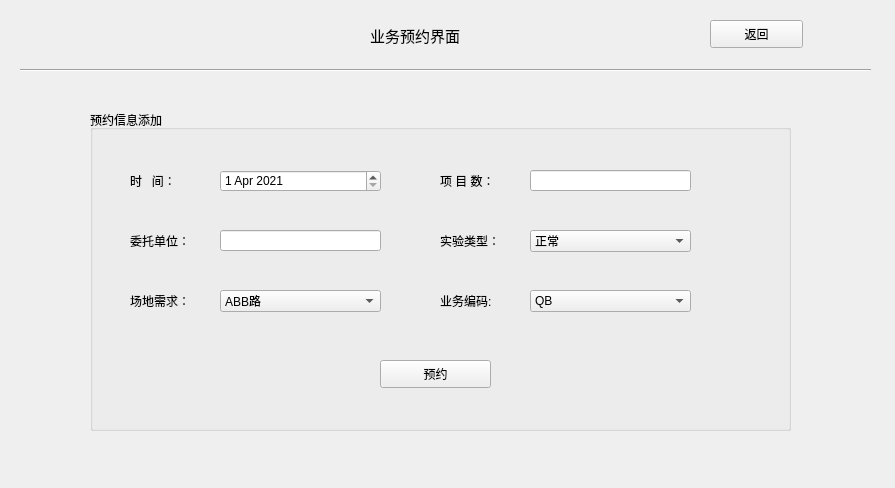
<?xml version="1.0" encoding="UTF-8"?>
<ui version="4.0">
 <class>Yewuyuyue</class>
 <widget class="QWidget" name="Yewuyuyue">
  <property name="geometry">
   <rect>
    <x>0</x>
    <y>0</y>
    <width>895</width>
    <height>488</height>
   </rect>
  </property>
  <property name="windowTitle">
   <string>Form</string>
  </property>
  <widget class="Line" name="line">
   <property name="geometry">
    <rect>
     <x>20</x>
     <y>60</y>
     <width>851</width>
     <height>20</height>
    </rect>
   </property>
   <property name="orientation">
    <enum>Qt::Horizontal</enum>
   </property>
  </widget>
  <widget class="QPushButton" name="pushButton">
   <property name="geometry">
    <rect>
     <x>710</x>
     <y>20</y>
     <width>93</width>
     <height>28</height>
    </rect>
   </property>
   <property name="text">
    <string>返回</string>
   </property>
  </widget>
  <widget class="QLabel" name="label">
   <property name="geometry">
    <rect>
     <x>370</x>
     <y>20</y>
     <width>151</width>
     <height>31</height>
    </rect>
   </property>
   <property name="font">
    <font>
     <family>Arial</family>
     <pointsize>11</pointsize>
    </font>
   </property>
   <property name="text">
    <string>业务预约界面</string>
   </property>
  </widget>
  <widget class="QGroupBox" name="groupBox">
   <property name="geometry">
    <rect>
     <x>90</x>
     <y>110</y>
     <width>701</width>
     <height>321</height>
    </rect>
   </property>
   <property name="title">
    <string>预约信息添加</string>
   </property>
   <widget class="QLabel" name="label_2">
    <property name="geometry">
     <rect>
      <x>40</x>
      <y>60</y>
      <width>71</width>
      <height>21</height>
     </rect>
    </property>
    <property name="text">
     <string>时   间：</string>
    </property>
   </widget>
   <widget class="QLineEdit" name="lineEd1">
    <property name="geometry">
     <rect>
      <x>440</x>
      <y>60</y>
      <width>161</width>
      <height>21</height>
     </rect>
    </property>
   </widget>
   <widget class="QLabel" name="label_3">
    <property name="geometry">
     <rect>
      <x>350</x>
      <y>60</y>
      <width>71</width>
      <height>21</height>
     </rect>
    </property>
    <property name="text">
     <string>项 目 数：</string>
    </property>
   </widget>
   <widget class="QLineEdit" name="lineEd2">
    <property name="geometry">
     <rect>
      <x>130</x>
      <y>120</y>
      <width>161</width>
      <height>21</height>
     </rect>
    </property>
   </widget>
   <widget class="QLabel" name="label_6">
    <property name="geometry">
     <rect>
      <x>350</x>
      <y>120</y>
      <width>71</width>
      <height>21</height>
     </rect>
    </property>
    <property name="text">
     <string>实验类型：</string>
    </property>
   </widget>
   <widget class="QLabel" name="label_7">
    <property name="geometry">
     <rect>
      <x>40</x>
      <y>180</y>
      <width>71</width>
      <height>21</height>
     </rect>
    </property>
    <property name="text">
     <string>场地需求：</string>
    </property>
   </widget>
   <widget class="QLabel" name="label_5">
    <property name="geometry">
     <rect>
      <x>40</x>
      <y>120</y>
      <width>71</width>
      <height>21</height>
     </rect>
    </property>
    <property name="text">
     <string>委托单位：</string>
    </property>
   </widget>
   <widget class="QPushButton" name="pushButton_2">
    <property name="geometry">
     <rect>
      <x>290</x>
      <y>250</y>
      <width>111</width>
      <height>28</height>
     </rect>
    </property>
    <property name="text">
     <string>预约</string>
    </property>
   </widget>
   <widget class="QComboBox" name="comboBox">
    <property name="geometry">
     <rect>
      <x>440</x>
      <y>120</y>
      <width>161</width>
      <height>22</height>
     </rect>
    </property>
    <item>
     <property name="text">
      <string>正常</string>
     </property>
    </item>
    <item>
     <property name="text">
      <string>公告</string>
     </property>
    </item>
    <item>
     <property name="text">
      <string>环保</string>
     </property>
    </item>
    <item>
     <property name="text">
      <string>3C</string>
     </property>
    </item>
   </widget>
   <widget class="QDateEdit" name="dateEdit">
    <property name="geometry">
     <rect>
      <x>130</x>
      <y>60</y>
      <width>161</width>
      <height>22</height>
     </rect>
    </property>
    <property name="date">
     <date>
      <year>2021</year>
      <month>4</month>
      <day>1</day>
     </date>
    </property>
   </widget>
   <widget class="QComboBox" name="comboBox_2">
    <property name="geometry">
     <rect>
      <x>130</x>
      <y>180</y>
      <width>161</width>
      <height>22</height>
     </rect>
    </property>
    <item>
     <property name="text">
      <string>ABB路</string>
     </property>
    </item>
    <item>
     <property name="text">
      <string>ABS路</string>
     </property>
    </item>
    <item>
     <property name="text">
      <string>ABC路</string>
     </property>
    </item>
   </widget>
   <widget class="QLabel" name="label_9">
    <property name="geometry">
     <rect>
      <x>350</x>
      <y>180</y>
      <width>71</width>
      <height>21</height>
     </rect>
    </property>
    <property name="text">
     <string>业务编码:</string>
    </property>
   </widget>
   <widget class="QComboBox" name="comboBox_3">
    <property name="geometry">
     <rect>
      <x>440</x>
      <y>180</y>
      <width>161</width>
      <height>22</height>
     </rect>
    </property>
    <item>
     <property name="text">
      <string>QB</string>
     </property>
    </item>
    <item>
     <property name="text">
      <string>AC</string>
     </property>
    </item>
   </widget>
  </widget>
 </widget>
 <resources/>
 <connections/>
</ui>
